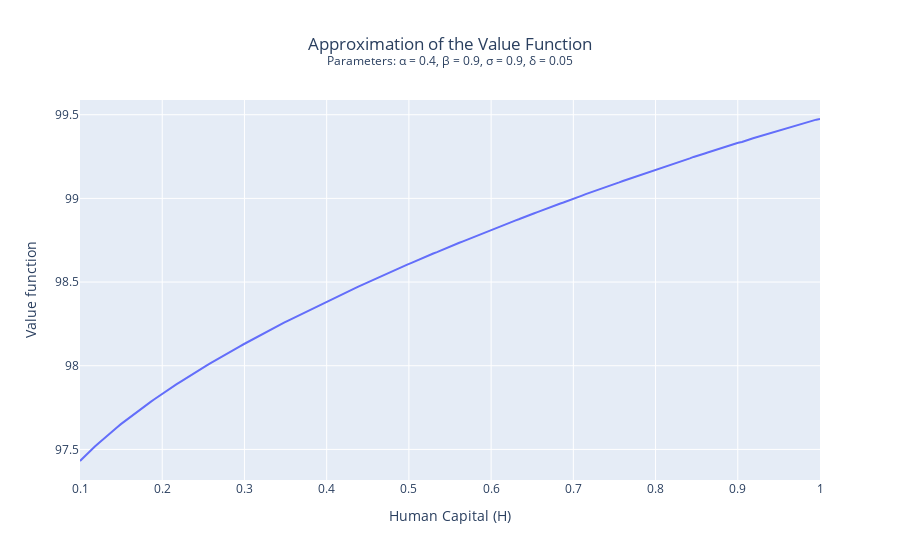

Write notebook code for a chart like this one.
### Markdown cell above
## 2.1 Value function

### Code cell
fig = go.Figure()

fig.add_trace(go.Scatter(
    x=H_values,
    y=V,
    mode = "lines",
    name = "approximated value function"
))
fig.update_layout(
    xaxis_title="Human Capital (H)",
    yaxis_title="Value function",
    title={
    "text": "Approximation of the Value Function<br><sup>Parameters: α = 0.4, β = 0.9, σ = 0.9, δ = 0.05</sup>",
    "x": 0.5,  # Center align title
    "xanchor": "center"
    },
    # showlegend=True
)
fig.show()

### Figure 1 — Plotly figure (JSON) as saved in the notebook; plotly's stock layout.template omitted (floating-point values rounded to 4 significant figures; data arrays with more than 128 entries replaced by an {"elided": "..."} marker saying what was removed)
{"data": [{"mode": "lines", "name": "approximated value function", "type": "scatter", "x": {"elided": "200 float values"}, "y": {"elided": "200 float values"}}], "layout": {"title": {"text": "Approximation of the Value Function<br><sup>Parameters: α = 0.4, β = 0.9, σ = 0.9, δ = 0.05</sup>", "x": 0.5, "xanchor": "center"}, "xaxis": {"title": {"text": "Human Capital (H)"}}, "yaxis": {"title": {"text": "Value function"}}}}
